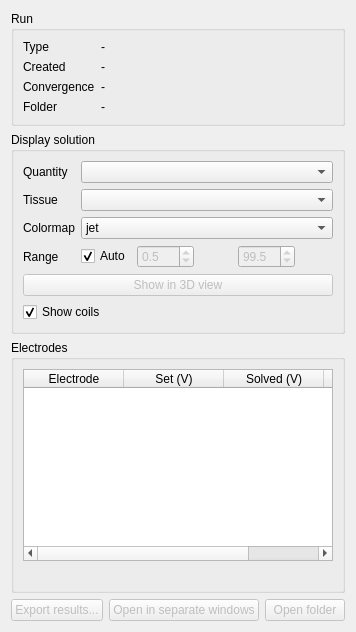
       <widget class="QWidget" name="resultsTab">
        <attribute name="title">
         <string>Results</string>
        </attribute>
        <layout class="QVBoxLayout" name="resultsLayout">
         <item>
          <widget class="QGroupBox" name="runGroup">
           <property name="title">
            <string>Run</string>
           </property>
           <layout class="QFormLayout" name="runInfoLayout">
            <item row="0" column="0">
             <widget class="QLabel" name="resultKindLabel">
              <property name="text">
               <string>Type</string>
              </property>
             </widget>
            </item>
            <item row="0" column="1">
             <widget class="QLabel" name="resultKind">
              <property name="text">
               <string>-</string>
              </property>
             </widget>
            </item>
            <item row="1" column="0">
             <widget class="QLabel" name="resultCreatedLabel">
              <property name="text">
               <string>Created</string>
              </property>
             </widget>
            </item>
            <item row="1" column="1">
             <widget class="QLabel" name="resultCreated">
              <property name="text">
               <string>-</string>
              </property>
             </widget>
            </item>
            <item row="2" column="0">
             <widget class="QLabel" name="resultConvergenceLabel">
              <property name="text">
               <string>Convergence</string>
              </property>
             </widget>
            </item>
            <item row="2" column="1">
             <widget class="QLabel" name="resultConvergence">
              <property name="text">
               <string>-</string>
              </property>
             </widget>
            </item>
            <item row="3" column="0">
             <widget class="QLabel" name="resultFolderLabel">
              <property name="text">
               <string>Folder</string>
              </property>
             </widget>
            </item>
            <item row="3" column="1">
             <widget class="QLabel" name="resultFolder">
              <property name="text">
               <string>-</string>
              </property>
              <property name="wordWrap">
               <bool>true</bool>
              </property>
              <property name="textInteractionFlags">
               <set>Qt::TextInteractionFlag::TextSelectableByMouse</set>
              </property>
             </widget>
            </item>
           </layout>
          </widget>
         </item>
         <item>
          <widget class="QGroupBox" name="showGroup">
           <property name="title">
            <string>Display solution</string>
           </property>
           <layout class="QFormLayout" name="showLayout">
            <item row="0" column="0">
             <widget class="QLabel" name="resultFieldLabel">
              <property name="text">
               <string>Quantity</string>
              </property>
             </widget>
            </item>
            <item row="0" column="1">
             <widget class="QComboBox" name="resultField"/>
            </item>
            <item row="1" column="0">
             <widget class="QLabel" name="resultTissueLabel">
              <property name="text">
               <string>Tissue</string>
              </property>
             </widget>
            </item>
            <item row="1" column="1">
             <widget class="QComboBox" name="resultTissue"/>
            </item>
            <item row="2" column="0">
             <widget class="QLabel" name="resultColormapLabel">
              <property name="text">
               <string>Colormap</string>
              </property>
             </widget>
            </item>
            <item row="2" column="1">
             <widget class="QComboBox" name="resultColormap">
              <item>
               <property name="text">
                <string>jet</string>
               </property>
              </item>
              <item>
               <property name="text">
                <string>viridis</string>
               </property>
              </item>
              <item>
               <property name="text">
                <string>plasma</string>
               </property>
              </item>
              <item>
               <property name="text">
                <string>hot</string>
               </property>
              </item>
              <item>
               <property name="text">
                <string>RdBu_r</string>
               </property>
              </item>
             </widget>
            </item>
            <item row="3" column="0">
             <widget class="QLabel" name="resultRangeLabel">
              <property name="text">
               <string>Range</string>
              </property>
             </widget>
            </item>
            <item row="3" column="1">
             <layout class="QHBoxLayout" name="resultRangeLayout">
              <item>
               <widget class="QCheckBox" name="autoRange">
                <property name="toolTip">
                 <string>Use the 0.5th and 99.5th percentiles</string>
                </property>
                <property name="text">
                 <string>Auto</string>
                </property>
                <property name="checked">
                 <bool>true</bool>
                </property>
               </widget>
              </item>
              <item>
               <widget class="QDoubleSpinBox" name="rangeLowPercentile">
                <property name="toolTip">
                 <string>Lower color limit percentile (0–100)</string>
                </property>
                <property name="enabled">
                 <bool>false</bool>
                </property>
                <property name="minimum">
                 <double>0.000000000000000</double>
                </property>
                <property name="decimals">
                 <number>1</number>
                </property>
                <property name="maximum">
                 <double>100.000000000000000</double>
                </property>
                <property name="value">
                 <double>0.500000000000000</double>
                </property>
               </widget>
              </item>
              <item>
               <widget class="QLabel" name="rangeLowValue">
                <property name="text">
                 <string/>
                </property>
               </widget>
              </item>
              <item>
               <widget class="QDoubleSpinBox" name="rangeHighPercentile">
                <property name="toolTip">
                 <string>Upper color limit percentile (0–100)</string>
                </property>
                <property name="enabled">
                 <bool>false</bool>
                </property>
                <property name="minimum">
                 <double>0.000000000000000</double>
                </property>
                <property name="decimals">
                 <number>1</number>
                </property>
                <property name="maximum">
                 <double>100.000000000000000</double>
                </property>
                <property name="value">
                 <double>99.500000000000000</double>
                </property>
               </widget>
              </item>
              <item>
               <widget class="QLabel" name="rangeHighValue">
                <property name="text">
                 <string/>
                </property>
               </widget>
              </item>
             </layout>
            </item>
            <item row="4" column="0" colspan="2">
             <widget class="QPushButton" name="showResultButton">
              <property name="enabled">
               <bool>false</bool>
              </property>
              <property name="text">
               <string>Show in 3D view</string>
              </property>
              <property name="checkable">
               <bool>true</bool>
              </property>
             </widget>
            </item>
            <item row="5" column="0" colspan="2">
             <widget class="QCheckBox" name="showItemsCheck">
              <property name="toolTip">
               <string>Draw the coils or electrodes over the result</string>
              </property>
              <property name="text">
               <string>Show coils</string>
              </property>
              <property name="checked">
               <bool>true</bool>
              </property>
             </widget>
            </item>
           </layout>
          </widget>
         </item>
         <item>
          <widget class="QGroupBox" name="electrodeResultGroup">
           <property name="title">
            <string>Electrodes</string>
           </property>
           <layout class="QVBoxLayout" name="electrodeResultLayout">
            <item>
             <widget class="QTableWidget" name="electrodeTable">
              <property name="editTriggers">
               <set>QAbstractItemView::EditTrigger::NoEditTriggers</set>
              </property>
              <property name="alternatingRowColors">
               <bool>true</bool>
              </property>
              <attribute name="verticalHeaderVisible">
               <bool>false</bool>
              </attribute>
              <attribute name="horizontalHeaderStretchLastSection">
               <bool>true</bool>
              </attribute>
              <column>
               <property name="text">
                <string>Electrode</string>
               </property>
              </column>
              <column>
               <property name="text">
                <string>Set (V)</string>
               </property>
              </column>
              <column>
               <property name="text">
                <string>Solved (V)</string>
               </property>
              </column>
              <column>
               <property name="text">
                <string>Current (mA)</string>
               </property>
              </column>
             </widget>
            </item>
            <item>
             <widget class="QLabel" name="electrodeSummary">
              <property name="text">
               <string/>
              </property>
             </widget>
            </item>
           </layout>
          </widget>
         </item>
         <item>
          <layout class="QHBoxLayout" name="resultButtons">
           <item>
            <widget class="QPushButton" name="exportFieldsButton">
             <property name="enabled">
              <bool>false</bool>
             </property>
             <property name="text">
              <string>Export results...</string>
             </property>
            </widget>
           </item>
           <item>
            <widget class="QPushButton" name="plotWindowsButton">
             <property name="enabled">
              <bool>false</bool>
             </property>
             <property name="toolTip">
              <string>Opens this result in the plot windows of bemfmm show, outside this window. The tabs next to the 3D view show the same plots</string>
             </property>
             <property name="text">
              <string>Open in separate windows</string>
             </property>
            </widget>
           </item>
           <item>
            <widget class="QPushButton" name="openFolderButton">
             <property name="enabled">
              <bool>false</bool>
             </property>
             <property name="text">
              <string>Open folder</string>
             </property>
            </widget>
           </item>
          </layout>
         </item>
         <item>
          <spacer name="resultsSpacer">
           <property name="orientation">
            <enum>Qt::Orientation::Vertical</enum>
           </property>
           <property name="sizeHint" stdset="0">
            <size>
             <width>20</width>
             <height>0</height>
            </size>
           </property>
          </spacer>
         </item>
        </layout>
       </widget>
